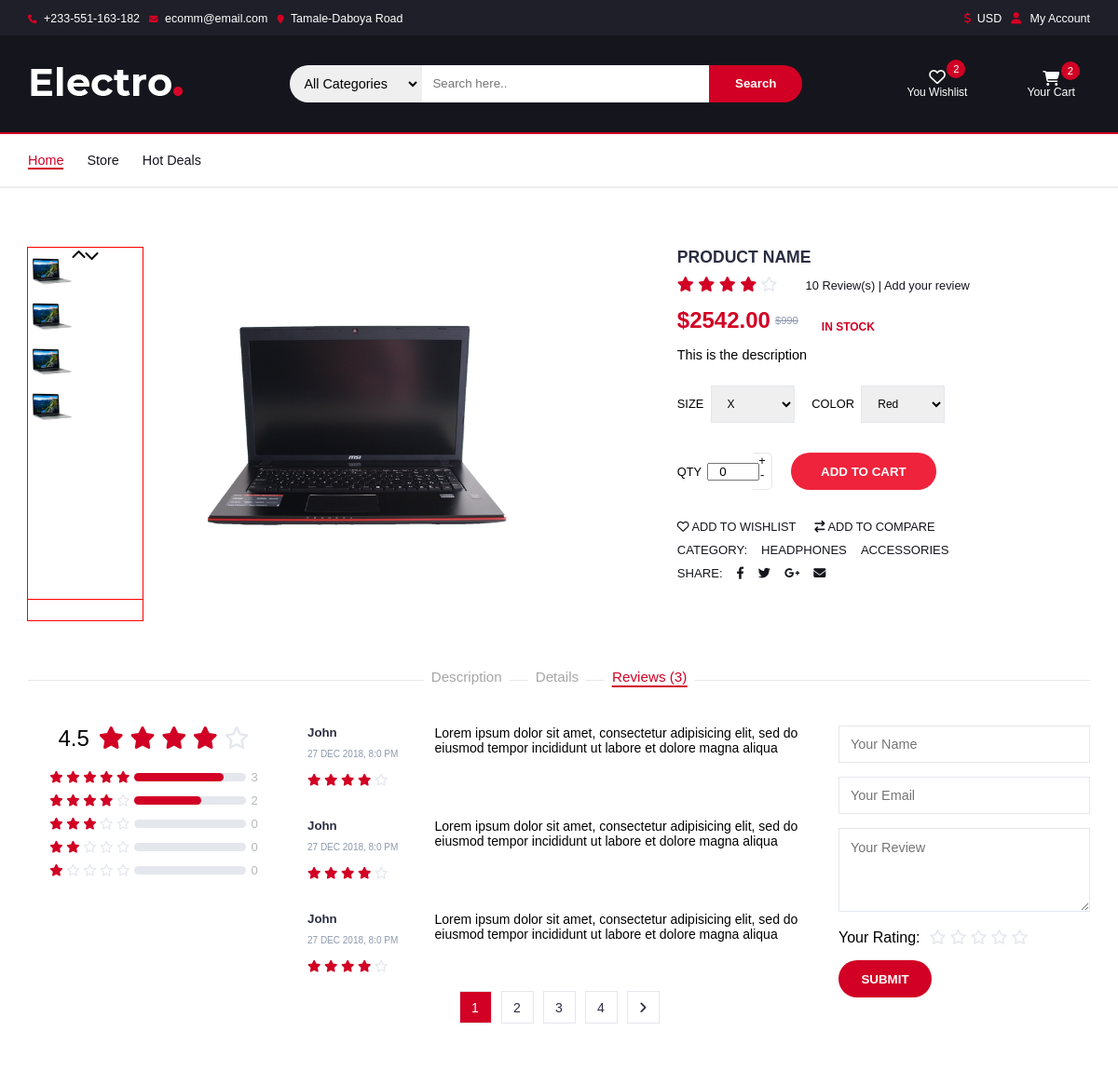
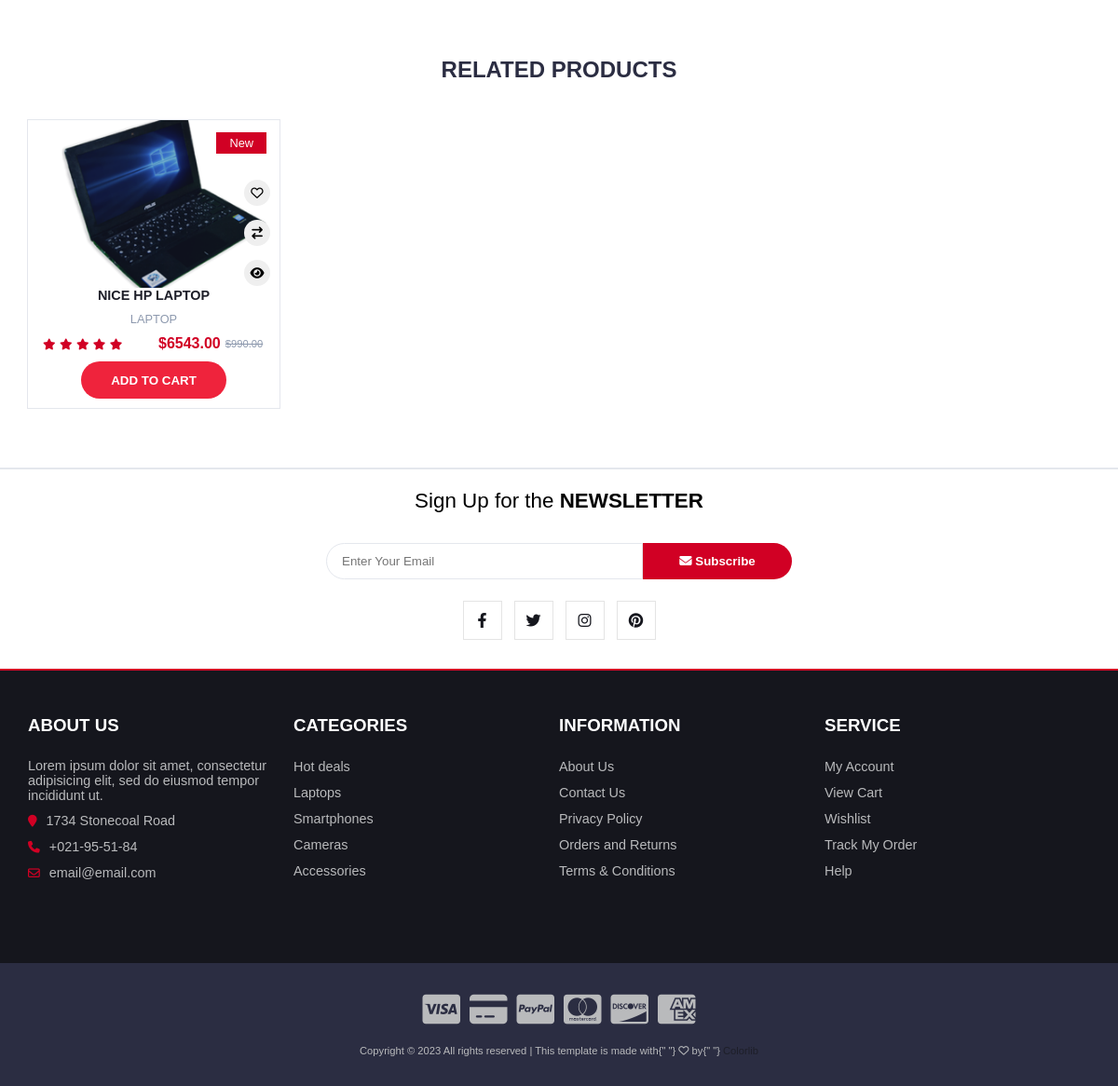
The app's page /product/product-name/ (signed in) with its own data (2 pictures, top to bottom).
### base/models.py (models this page shows, shortened)
class Item(models.Model):
    title = models.CharField(max_length=255)
    price = models.DecimalField(max_digits=8, decimal_places=2)
    description = models.TextField(null=True, blank=True)
    category = models.ForeignKey(Category, on_delete=models.CASCADE, null=True)
    in_stock = models.IntegerField()
    discount_percent = models.IntegerField(null=True, blank=True)
    rating = models.FloatField(null=True, blank=True)
    slug = models.SlugField(max_length=255)
    item_size = models.CharField(choices=SIZE_CHOICES, max_length=3, )
    item_color = models.CharField(choices=COLOR_CHOICES, max_length=10)
    image = models.ImageField(upload_to=image_upload_path)
    def get_absolute_url(self):
        return reverse("product", kwargs={"slug": self.slug})
    @property
    def get_item_image_url(self):
        try:
            url = self.image.url
        except:
            url = ''
        return url
    @property
    def get_item_rating(self):
        total = 0
        itemratings = self.reviewproduct_set.all()
        total = sum([rate.rate_count for rate in itemratings])
        return total

class Category(models.Model):
    name = models.CharField(max_length=255)
    active = models.BooleanField(default=False, null=True)
    def __str__(self):
        return self.name

### base/views.py (the view)
# urls.py: path('product/<slug:slug>/', views.productPage, name="product"),
def productPage(request, slug):
    if request.user.is_authenticated:
        customer = request.user.customer
        order = Order.objects.filter(customer=customer, complete=False).first()
        orderItems = order.orderitem_set.all()
        orderItem_count = order.orderitem_set.count()
    item = get_object_or_404(Item, slug=slug)
    items = Item.objects.filter(category=item.category).exclude(slug=item.slug)[:4]
    print("Rating: ", item.get_item_rating)
    context = {
        "items": items,
        "item": item,
        'orderItem_count': orderItem_count,
        }
    return render(request, "base/product.html", context)

### templates/base/product.html (shortened to what this page needs)
{% extends 'index.html' %}
{% load static %}
{% block content %}
<div class="per__product">
  <div class="container">
    <div class="top__product__detail">
      <div class="thumbnail__main__image">
        <div class="">
          <div class="thumbnails">
            <div class="thumbnail">
              <img src="{% static 'media/product01.png' %}" alt="" />
            </div>
            <div class="thumbnail">
              <img src="{% static 'media/product01.png' %}" alt="" />
            </div>
            <div class="thumbnail">
              <img src="{% static 'media/product01.png' %}" alt="" />
            </div>
            <div class="thumbnail">
              <img src="{% static 'media/product01.png' %}" alt="" />
            </div>
          </div>
          <div class="arrows__btn">
            <i class="fas fa-chevron-up"></i>
            <i class="fas fa-chevron-down"></i>
          </div>
        </div>
        <div class="main__image">
          <div class="big__img">
            <img src="{{ item.get_item_image_url }}" alt="" />
          </div>
        </div>
      </div>
      <div class="pro__detail">
        <h2 class="product__name pro__name">{{ item.title }}</h2>
        <div class="rating__reviews">
          <div class="rating__stars">
            <i class="fa fa-star"></i>
            <i class="fa fa-star"></i>
            <i class="fa fa-star"></i>
            <i class="fa fa-star"></i>
            <i class="far fa-star"></i>
          </div>
          <a href="#" class="review__link"> 10 Review(s) | Add your review </a>
        </div>
        <div class="price__stock">
          <h3 class="product__price pro__price">
            ${{ item.price|floatformat:"2" }} <del class="price__old">
              $990
            </del>
          </h3>
          {% if item.in_stock > 0 %}
            <span class="product__available">In Stock</span>
          {% else %}
            <span class="product__available">Out Stock</span>
          {% endif %}
        </div>
        <p class="decription">{{ item.description }}
        </p>
        <div class="product__options">
          <label>
            Size
            <select class="input__select">
              <option value="X">X</option>
            </select>
          </label>
          <label>
            Color
            <select class="input__select">
              <option value="Red">Red</option>
            </select>
          </label>
        </div>
        <div class="add__to__cart pro__cart">
          <div class="quantity__label">
            Qty
            <div class="input__number">
              <input type="number" value="0" />
              <div>
                <span class="qty__add">+</span>
                <span class="qty__remove">-</span>
              </div>
            </div>
          </div>
          <button class="add__to__cart__btn">
             add to cart
          </button>
        </div>
        <ul class="per__product__btns">
          <li>
            <a href="#"> <i class="far fa-heart"></i> add to wishlist </a>
          </li>
          <li>
            <a href="#"> <i class="fa fa-exchange"></i> add to compare </a>
          </li>
        </ul>
        <ul class="product__links">
          <li>Category:</li>
          <li>
            <a href="#">Headphones</a>
          </li>
          <li>
            <a href="#">Accessories</a>
          </li>
        </ul>
        <ul class="product__links">
          <li>Share:</li>
          <li>
            <a href="#">
              <i class="fa-brands fa-facebook-f"></i>
            </a>
          </li>
          <li>
            <a href="#">
              <i class="fa-brands fa-twitter"></i>
            </a>
          </li>
          <li>
            <a href="#">
              <i class="fab fa-google-plus-g"></i>
            </a>
          </li>
          <li>
            <a href="#">
              <i class="fas fa-envelope"></i>
            </a>
          </li>
        </ul>
      </div>
    </div>
    <div class="bottom__product__detail">
      <ul class="product__top__tabs">
        <li>
          <a href="#">Description</a>
        </li>
        <li>
          <a href="#">Details</a>
        </li>
        <li class="active">
          <a href="#">Reviews (3)</a>
        </li>
      </ul>
      <div class="top__tabs__content">
        <div class="top__content top__reviews active">
          <div id="rating">
            <div class="rating__avg">
              <span>4.5</span>
              <div class="rating__stars">
                <i class="fa fa-star"></i>
                <i class="fa fa-star"></i>
                <i class="fa fa-star"></i>
                <i class="fa fa-star"></i>
                <i class="far fa-star"></i>
              </div>
            </div>
            <ul class="rating">
              <li>
                <div class="rating__stars">
                  <i class="fa fa-star"></i>
                  <i class="fa fa-star"></i>
                  <i class="fa fa-star"></i>
                  <i class="fa fa-star"></i>
                  <i class="fa fa-star"></i>
                </div>
                <div class="rating__progress">
                  <div style="width: 80%"></div>
                </div>
                <span class="sum">3</span>
              </li>
              <li>
                <div class="rating__stars">
                  <i class="fa fa-star"></i>
                  <i class="fa fa-star"></i>
                  <i class="fa fa-star"></i>
                  <i class="fa fa-star"></i>
                  <i class="far fa-star"></i>
                </div>
                <div class="rating__progress">
                  <div style="width: 60%"></div>
                </div>
                <span class="sum">2</span>
              </li>
              <li>
                <div class="rating__stars">
                  <i class="fa fa-star"></i>
                  <i class="fa fa-star"></i>
                  <i class="fa fa-star"></i>
                  <i class="far fa-star"></i>
                  <i class="far fa-star"></i>
                </div>
                <div class="rating__progress">
                </div>
                <span class="sum">0</span>
              </li>
              <li>
                <div class="rating__stars">
                  <i class="fa fa-star"></i>
                  <i class="fa fa-star"></i>
                  <i class="far fa-star"></i>
                  <i class="far fa-star"></i>
                  <i class="far fa-star"></i>
                </div>
                <div class="rating__progress">
                </div>
                <span class="sum">0</span>
              </li>
              <li>
                <div class="rating__stars">
                  <i class="fa fa-star"></i>
                  <i class="far fa-star"></i>
                  <i class="far fa-star"></i>
                  <i class="far fa-star"></i>
                  <i class="far fa-star"></i>
                </div>
                <div class="rating__progress">
                </div>
                <span class="sum">0</span>
              </li>
            </ul>
          </div>
          <div id="reviews">
            <ul class="reviews">
              <li>
                <div class="review__heading">
                  <h5 class="name">John</h5>
                  <p class="date">27 DEC 2018, 8:0 PM</p>
                  <div class="review__rating">
                    <i class="fa fa-star"></i>
                    <i class="fa fa-star"></i>
                    <i class="fa fa-star"></i>
                    <i class="fa fa-star"></i>
                    <i class="far fa-star empty"></i>
                  </div>
                </div>
                <div class="review__body">
                  <p>
                    Lorem ipsum dolor sit amet, consectetur adipisicing elit,
                    sed do eiusmod tempor incididunt ut labore et dolore magna
                    aliqua
                  </p>
                </div>
              </li>
              <li>
                <div class="review__heading">
                  <h5 class="name">John</h5>
                  <p class="date">27 DEC 2018, 8:0 PM</p>
                  <div class="review__rating">
                    <i class="fa fa-star"></i>
                    <i class="fa fa-star"></i>
                    <i class="fa fa-star"></i>
                    <i class="fa fa-star"></i>
                    <i class="far fa-star empty"></i>
                  </div>
                </div>
                <div class="review__body">
                  <p>
                    Lorem ipsum dolor sit amet, consectetur adipisicing elit,
                    sed do eiusmod tempor incididunt ut labore et dolore magna
                    aliqua
                  </p>
                </div>
              </li>
              <li>
                <div class="review__heading">
                  <h5 class="name">John</h5>
                  <p class="date">27 DEC 2018, 8:0 PM</p>
                  <div class="review__rating">
                    <i class="fa fa-star"></i>
                    <i class="fa fa-star"></i>
                    <i class="fa fa-star"></i>
                    <i class="fa fa-star"></i>
                    <i class="far fa-star empty"></i>
                  </div>
                </div>
                <div class="review__body">
                  <p>
                    Lorem ipsum dolor sit amet, consectetur adipisicing elit,
                    sed do eiusmod tempor incididunt ut labore et dolore magna
                    aliqua
                  </p>
                </div>
              </li>
            </ul>
            <ul class="reviews__pagination">
              <li class="active">1</li>
              <li>
                <a href="#">2</a>
              </li>
              <li>
                <a href="#">3</a>
              </li>
              <li>
                <a href="#">4</a>
              </li>
              <li>
                <a href="#">
                  <i class="fa fa-angle-right"></i>
                </a>
              </li>
            </ul>
          </div>
          <div class="review__form">
            <form action="{% url 'review-product' item.slug %}" method="POST" class="review-form">
              <input
                class="input"
                name="name"
                type="text"
                placeholder="Your Name"
              />
              <input
                class="input"
                type="email"
                name="email"
                placeholder="Your Email"
              />
              <textarea
                class="input"
                name="description"
                placeholder="Your Review"
              ></textarea>
              <div class="input__rating">
                <span>Your Rating: </span>
                <div class="stars">
                  <label for="star5"></label>
                  <label for="star4"></label>
                  <label for="star3"></label>
                  <label for="star2"></label>
                  <label for="star1"></label>
                </div>
              </div>
              <button class="primary__btn rating__submit">Submit</button>
            </form>
          </div>
        </div>
      </div>
    </div>
  </div>
</div>
<div class="related__wrapper">
  <div class="container">
      <h3 class="related__title">Related Products</h3>
    <div class="related__products">
       {% for item in items %}
          <div class="product">
            <div class="product__image">
              <img src="{{ item.image.url }}" alt="" />
              <div class="product__label">
                <span class="status__new">New</span>
              </div>
            </div>
            <div class="product__detail">
              <h3 class="product__name">
                <a href="{{ item.get_absolute_url }}">{{ item.title }}</a>
              </h3>
              <p class="product__category">{{ item.category }}</p>
              <div class="star__price">
                <div class="product__rating">
                  <i class="fa fa-star"></i>
                  <i class="fa fa-star"></i>
                  <i class="fa fa-star"></i>
                  <i class="fa fa-star"></i>
                  <i class="fa fa-star"></i>
                </div>
                <h4 class="product__price">
                  ${{ item.price }} <del class="price__old">$990.00</del>
                </h4>
              </div>
              <div class="product__btns">
                <button class="add_to_wishlist">
                  <i class="far fa-heart"></i>
                </button>
                <button class="add_to_compare">
                  <i class="fa fa-exchange"></i>
                </button>
                <button class="quick_view">
                  <i class="fa fa-eye"></i>
                </button>
              </div>
              <div class="add__to__cart">
                <button
                  data-type="add"
                  data-item="{{ item.id }}"
                  data-action="add"
                  class="add__to__cart__btn update-item"
                >
                   add to cart
                </button>
              </div>
            </div>
          </div>
          {% endfor %}
    </div>
  </div>
</div>
{% endblock %}

### records on screen
Item: get_item_image_url (picture), title "PRODUCT NAME", price "2542.00", description "This is the description"
Item: image (picture), title "NICE HP LAPTOP", category "LAPTOP", price "6543.00"

### other values on screen
{{ orderItem_count }} "2"
